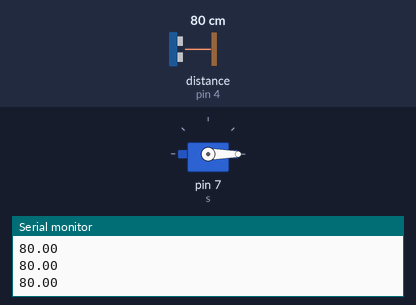
A sketch run on a simulated Arduino Uno, built with avr-gcc and run on an emulated ATmega328P. Shown: servo, the last lines printed to the serial monitor. The inputs (shaded band) are chosen by the test bench; at power-on: distance to the obstacle (sensor on pin 4) 80 cm.

Above: at 1.2 s.
1.3 s: distance to the obstacle (sensor on pin 4) set to 22 cm
2.8 s: distance to the obstacle (sensor on pin 4) set to 18 cm
At 4.0 s:
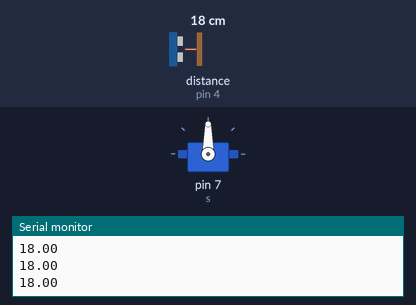
4.3 s: distance to the obstacle (sensor on pin 4) set to 35 cm
At 5.3 s:
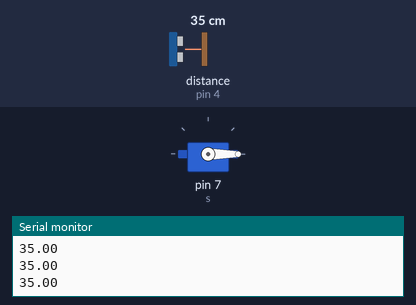
5.8 s: distance to the obstacle (sensor on pin 4) set to 2 cm
At 6.4 s:
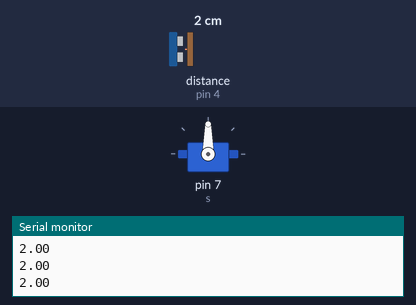
Timing chart, 0 to 8.3 s (numbered marks = the images above; inputs shaded):
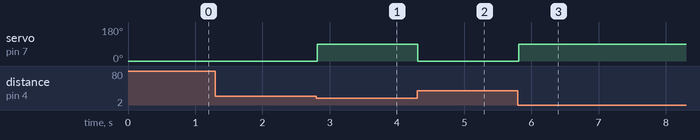

Measured:
- the behaviour switches between 20 and 19 cm on distance to the obstacle (sensor on pin 4) (found by bisection; images 0 and 1)
- after the input at 2.8 s, servo on pin 7 (s): 0° → 90° at once
- after the input at 4.3 s, servo on pin 7 (s): 90° → 0° at once
- after the input at 5.8 s, servo on pin 7 (s): 0° → 90° at once

The sketch:

train.ino
```cpp
#include<Servo.h>
#include <Ultrasonic.h>
Ultrasonic ultra(5, 4);

Servo s;


void setup() {
  // put your setup code here, to run once:

  Serial.begin(9600);
  s.attach(7);


}

void loop() {
  // put your main code here, to run repeatedly:
  float distance=ultra.read();
  Serial.println(distance);
  if(distance<20){


    s.write(90);


  }
  else{


    s.write(0);


  }

}
```
